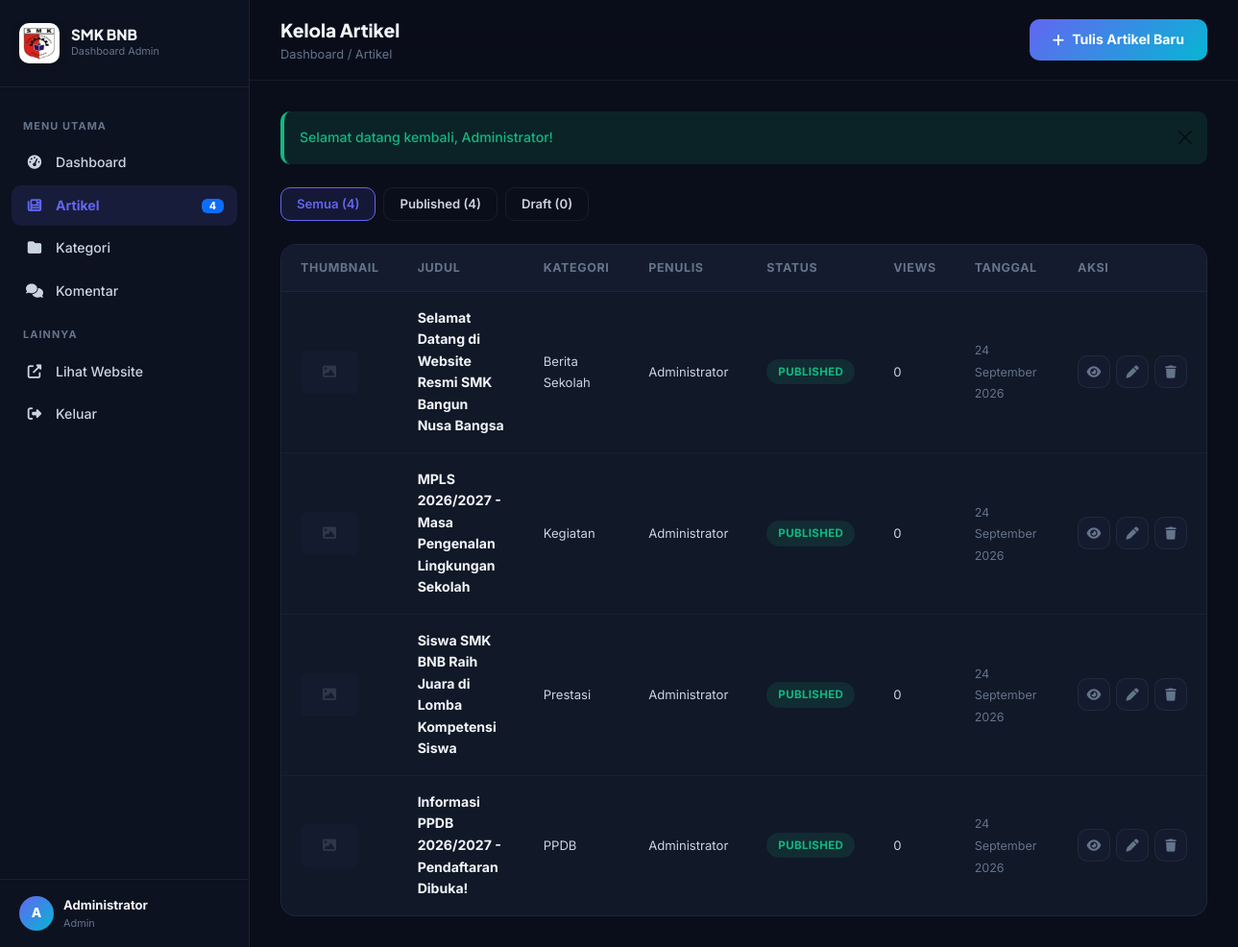
The app's page /admin/artikel.php (signed in) with its own data.
### tables this page shows
CREATE TABLE IF NOT EXISTS artikel (
    id INT AUTO_INCREMENT PRIMARY KEY,
    user_id INT NOT NULL,
    kategori_id INT NOT NULL,
    judul VARCHAR(255) NOT NULL,
    slug VARCHAR(280) NOT NULL UNIQUE,
    thumbnail VARCHAR(255) DEFAULT NULL,
    isi LONGTEXT NOT NULL,
    ringkasan TEXT DEFAULT NULL,
    status ENUM('draft', 'published') DEFAULT 'draft',
    views INT DEFAULT 0,
    created_at TIMESTAMP DEFAULT CURRENT_TIMESTAMP,
    updated_at TIMESTAMP DEFAULT CURRENT_TIMESTAMP ON UPDATE CURRENT_TIMESTAMP,
    FOREIGN KEY (user_id) REFERENCES users(id) ON DELETE CASCADE,
    FOREIGN KEY (kategori_id) REFERENCES kategori(id) ON DELETE CASCADE
);

CREATE TABLE IF NOT EXISTS kategori (
    id INT AUTO_INCREMENT PRIMARY KEY,
    nama VARCHAR(100) NOT NULL,
    slug VARCHAR(120) NOT NULL UNIQUE,
    deskripsi TEXT DEFAULT NULL,
    created_at TIMESTAMP DEFAULT CURRENT_TIMESTAMP
);

CREATE TABLE IF NOT EXISTS users (
    id INT AUTO_INCREMENT PRIMARY KEY,
    nama VARCHAR(100) NOT NULL,
    email VARCHAR(100) NOT NULL UNIQUE,
    password VARCHAR(255) NOT NULL,
    role ENUM('admin', 'editor') DEFAULT 'editor',
    foto VARCHAR(255) DEFAULT NULL,
    created_at TIMESTAMP DEFAULT CURRENT_TIMESTAMP,
    updated_at TIMESTAMP DEFAULT CURRENT_TIMESTAMP ON UPDATE CURRENT_TIMESTAMP
);

### config.php (called while the page is built, shortened)
<?php
function tanggalIndo($date) {
    $bulan = [
        1 => 'Januari', 'Februari', 'Maret', 'April', 'Mei', 'Juni',
        'Juli', 'Agustus', 'September', 'Oktober', 'November', 'Desember'
    ];
    $timestamp = strtotime($date);
    return date('d', $timestamp) . ' ' . $bulan[(int)date('m', $timestamp)] . ' ' . date('Y', $timestamp);
}
function truncateText($text, $length = 150) {
    $text = strip_tags($text);
    if (strlen($text) <= $length) return $text;
    return substr($text, 0, $length) . '...';
}
function getFlash() {
    if (isset($_SESSION['flash'])) {
        $flash = $_SESSION['flash'];
        return $flash;
    }
    return null;
}

### admin/artikel.php (the view, shortened to what this page needs)
<?php
require_once '../config.php';
$per_page = 10;
$page = isset($_GET['page']) ? max(1, (int)$_GET['page']) : 1;
$offset = ($page - 1) * $per_page;
$statusFilter = isset($_GET['status']) ? clean($_GET['status']) : '';
$where = '';
$artikelList = $conn->query("SELECT a.*, k.nama as kategori_nama, u.nama as penulis
    FROM artikel a
    JOIN kategori k ON a.kategori_id = k.id
    JOIN users u ON a.user_id = u.id
    $where
    ORDER BY a.created_at DESC
    LIMIT $per_page OFFSET $offset");
$totalKomentarPending = $conn->query("SELECT COUNT(*) as total FROM komentar WHERE status='pending'")->fetch_assoc()['total'];
$totalArtikelAll = $conn->query("SELECT COUNT(*) as total FROM artikel")->fetch_assoc()['total'];
$flash = getFlash();
?>
<!DOCTYPE html>
<html lang="id">
<head>
    <link href="https://cdn.jsdelivr.net/npm/bootstrap@5.3.3/dist/css/bootstrap.min.css" rel="stylesheet">
    <link rel="stylesheet" href="https://cdnjs.cloudflare.com/ajax/libs/font-awesome/6.5.1/css/all.min.css">
    <link rel="stylesheet" href="../assets/css/admin.css">
</head>
<body>
    <div class="admin-wrapper">
        <aside class="admin-sidebar" id="adminSidebar">
            <div class="sidebar-brand">
                <div class="sidebar-brand-icon"><img src="../assets/img/logo-smk.jpg" alt="Logo SMK BNB"></div>
                <div>
                    <div class="sidebar-brand-name">SMK BNB</div>
                    <div class="sidebar-brand-sub">Dashboard Admin</div>
                </div>
            </div>
            <nav class="sidebar-nav">
                <div class="sidebar-label">Menu Utama</div>
                <a href="index.php" class="sidebar-link"><i class="fas fa-tachometer-alt"></i> Dashboard</a>
                <a href="artikel.php" class="sidebar-link active"><i class="fas fa-newspaper"></i> Artikel <span class="badge bg-primary"><?= $totalArtikelAll ?></span></a>
                <a href="kategori.php" class="sidebar-link"><i class="fas fa-folder"></i> Kategori</a>
                <a href="komentar.php" class="sidebar-link"><i class="fas fa-comments"></i> Komentar <?php if($totalKomentarPending > 0): ?><span class="badge bg-warning text-dark"><?= $totalKomentarPending ?></span><?php endif; ?></a>
                <div class="sidebar-label">Lainnya</div>
                <a href="../index.php" target="_blank" class="sidebar-link"><i class="fas fa-external-link-alt"></i> Lihat Website</a>
                <a href="logout.php" class="sidebar-link"><i class="fas fa-sign-out-alt"></i> Keluar</a>
            </nav>
            <div class="sidebar-footer">
                <div class="sidebar-user">
                    <div class="sidebar-user-avatar"><?= strtoupper(substr($_SESSION['user_nama'], 0, 1)) ?></div>
                    <div class="sidebar-user-info">
                        <div class="sidebar-user-name"><?= htmlspecialchars($_SESSION['user_nama']) ?></div>
                        <div class="sidebar-user-role"><?= $_SESSION['role'] ?></div>
                    </div>
                </div>
            </div>
        </aside>
        <main class="admin-main">
            <header class="admin-topbar">
                <div class="topbar-left">
                    <div>
                        <div class="topbar-title">Kelola Artikel</div>
                        <div class="topbar-breadcrumb"><a href="index.php">Dashboard</a> / Artikel</div>
                    </div>
                </div>
                <a href="artikel-form.php" class="btn-admin-primary">
                    <i class="fas fa-plus"></i> Tulis Artikel Baru
                </a>
            </header>
            <div class="admin-content">
                <?php if($flash): ?>
                    <div class="alert alert-<?= $flash['type'] ?> alert-dismissible fade show mb-4" role="alert">
                        <?= $flash['message'] ?>
                        <button type="button" class="btn-close" data-bs-dismiss="alert"></button>
                    </div>
                <?php endif; ?>
                <div class="d-flex gap-2 mb-4 flex-wrap">
                    <a href="artikel.php" class="btn-admin-outline <?= !$statusFilter ? 'active' : '' ?>" style="padding: 6px 16px; font-size: 0.82rem; <?= !$statusFilter ? 'background: var(--primary-light); color: var(--primary); border-color: var(--primary);' : '' ?>">
                        Semua (<?= $conn->query("SELECT COUNT(*) as t FROM artikel")->fetch_assoc()['t'] ?>)
                    </a>
                    <a href="artikel.php?status=published" class="btn-admin-outline" style="padding: 6px 16px; font-size: 0.82rem; <?= $statusFilter=='published' ? 'background: var(--emerald-light); color: var(--emerald); border-color: var(--emerald);' : '' ?>">
                        Published (<?= $conn->query("SELECT COUNT(*) as t FROM artikel WHERE status='published'")->fetch_assoc()['t'] ?>)
                    </a>
                    <a href="artikel.php?status=draft" class="btn-admin-outline" style="padding: 6px 16px; font-size: 0.82rem; <?= $statusFilter=='draft' ? 'background: var(--accent-light); color: var(--accent); border-color: var(--accent);' : '' ?>">
                        Draft (<?= $conn->query("SELECT COUNT(*) as t FROM artikel WHERE status='draft'")->fetch_assoc()['t'] ?>)
                    </a>
                </div>
                <div class="admin-card">
                    <div class="admin-card-body">
                        <table class="admin-table">
                            <thead>
                                <tr>
                                    <th>Thumbnail</th>
                                    <th>Judul</th>
                                    <th>Kategori</th>
                                    <th>Penulis</th>
                                    <th>Status</th>
                                    <th>Views</th>
                                    <th>Tanggal</th>
                                    <th>Aksi</th>
                                </tr>
                            </thead>
                            <tbody>
                                <?php if($artikelList->num_rows > 0): ?>
                                    <?php while($art = $artikelList->fetch_assoc()): ?>
                                    <tr>
                                        <td>
                                            <div class="thumb-preview">
                                                <?php if($art['thumbnail']): ?>
                                                    <img src="../uploads/thumbnails/<?= $art['thumbnail'] ?>" alt="">
                                                <?php else: ?>
                                                    <i class="fas fa-image"></i>
                                                <?php endif; ?>
                                            </div>
                                        </td>
                                        <td>
                                            <div style="font-weight: 700; color: var(--text-main); max-width: 250px;">
                                                <?= htmlspecialchars(truncateText($art['judul'], 60)) ?>
                                            </div>
                                        </td>
                                        <td><span style="font-size: 0.82rem;"><?= htmlspecialchars($art['kategori_nama']) ?></span></td>
                                        <td><span style="font-size: 0.82rem;"><?= htmlspecialchars($art['penulis']) ?></span></td>
                                        <td><span class="status-badge status-<?= $art['status'] ?>"><?= $art['status'] ?></span></td>
                                        <td><span style="font-size: 0.82rem;"><?= $art['views'] ?></span></td>
                                        <td><span style="font-size: 0.78rem; color: var(--text-muted);"><?= tanggalIndo($art['created_at']) ?></span></td>
                                        <td>
                                            <div class="action-btns">
                                                <a href="../detail.php?slug=<?= $art['slug'] ?>" target="_blank" class="btn-action" title="Lihat">
                                                    <i class="fas fa-eye"></i>
                                                </a>
                                                <a href="artikel-form.php?id=<?= $art['id'] ?>" class="btn-action" title="Edit">
                                                    <i class="fas fa-pen"></i>
                                                </a>
                                                <a href="artikel.php?delete=<?= $art['id'] ?>" class="btn-action btn-danger" title="Hapus" onclick="return confirm('Yakin ingin menghapus artikel ini?')">
                                                    <i class="fas fa-trash"></i>
                                                </a>
                                            </div>
                                        </td>
                                    </tr>
                                    <?php endwhile; ?>
                                <?php endif; ?>
                            </tbody>
                        </table>
                    </div>
                </div>
            </div>
        </main>
    </div>
</body>
</html>

### records on screen
artikel: judul "Selamat Datang di Website Resmi SMK Bangun Nusa Bangsa", kategori.nama "Berita Sekolah", user.nama "Administrator", status "PUBLISHED", views "0", created_at "24 September 2026"
artikel: judul "MPLS 2026/2027 - Masa Pengenalan Lingkungan Sekolah", kategori.nama "Kegiatan", user.nama "Administrator", status "PUBLISHED", views "0", created_at "24 September 2026"
artikel: judul "Siswa SMK BNB Raih Juara di Lomba Kompetensi Siswa", kategori.nama "Prestasi", user.nama "Administrator", status "PUBLISHED", views "0", created_at "24 September 2026"
artikel: judul "Informasi PPDB 2026/2027 - Pendaftaran Dibuka!", kategori.nama "PPDB", user.nama "Administrator", status "PUBLISHED", views "0", created_at "24 September 2026"

### other values on screen
$totalArtikelAll "4"
substr($_SESSION['user_nama'], 0, 1) "A"
$_SESSION['user_nama'] "Administrator"
$_SESSION['role'] "Admin"
$flash['message'] "Selamat datang kembali, Administrator!"
$conn->query("SELECT COUNT(*) as t FROM artikel")->fetch_assoc()['t'] "4"
